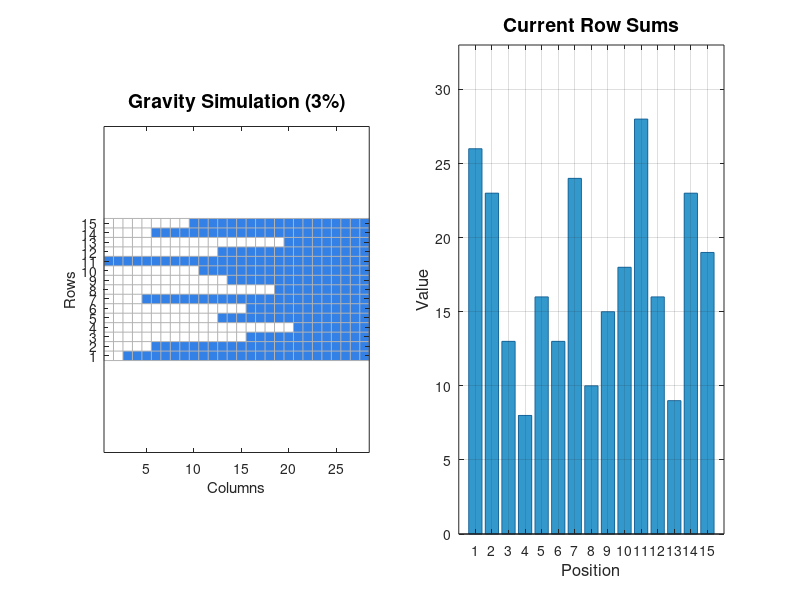

Reproduce this figure in MATLAB. (Note: this script raises an error after producing the figure.)
% Gravity Sort with Smooth Animation
% This version animates the beads falling through gravity

function gravitysort_animated()
    % Parameters
    n       = 15;                               % Number of integers
    r       = 30;                               % Range of integers

    rng default                                 % Default random number generator

    data    = randi(r, 1, n);                   % Random data generation

    fprintf('Animated Gravity Sort\n');
    fprintf('=====================\n');
    fprintf('Input data: ');
    disp(data);
    fprintf('\n');

    % Run gravity sort with animation
    sorted = gravity_sort_animated(data);

    fprintf('\nSorted data: ');
    disp(sorted);
    fprintf('\nVerification: ');
    if isequal(sorted, sort(data))
        fprintf('✓ Correctly sorted!\n');
    else
        fprintf('✗ Sort failed!\n');
    end
end

function sorted = gravity_sort_animated(data)
    maxVal = max(data);
    dataLen = length(data);

    % Build initial bead matrix
    totalElements = sum(data);
    rowIdx = zeros(1, totalElements);
    colIdx = zeros(1, totalElements);

    idx = 1;
    for i = 1 : dataLen
        numCols = data(i);
        if numCols > 0
            cols = (maxVal - numCols + 1) : maxVal;
            rowIdx(idx:idx+numCols-1) = i;
            colIdx(idx:idx+numCols-1) = cols;
            idx = idx + numCols;
        end
    end

    s = sparse(rowIdx, colIdx, 1, dataLen, maxVal);
    initial_matrix = full(s);

    % Calculate final positions after gravity
    colSums = full(sum(s, 1));
    nonZeroCols = find(colSums > 0);
    numNonZero = length(nonZeroCols);
    totalElements2 = sum(colSums(nonZeroCols));
    rowIdx2 = zeros(1, totalElements2);
    colIdx2 = zeros(1, totalElements2);

    idx = 1;
    for j = 1 : numNonZero
        i = nonZeroCols(j);
        numRows = colSums(i);
        rows = (dataLen - numRows + 1) : dataLen;
        rowIdx2(idx:idx+numRows-1) = rows;
        colIdx2(idx:idx+numRows-1) = i;
        idx = idx + numRows;
    end

    s_final = sparse(rowIdx2, colIdx2, 1, dataLen, maxVal);
    final_matrix = full(s_final);

    % Create figure for animation
    fig = figure('Name', 'Animated Gravity Sort', 'Position', [100, 100, 1400, 700]);

    % Animate the gravity process column by column
    num_frames = 30;

    for frame = 1:num_frames
        t = frame / num_frames;  % Progress from 0 to 1

        % Interpolate between initial and final states
        current_matrix = animate_gravity(initial_matrix, final_matrix, t);

        clf;

        % Left panel: Bead visualization
        subplot(1, 2, 1);
        visualize_beads_animated(current_matrix, sprintf('Gravity Simulation (%.0f%%)', t*100));

        % Right panel: Bar chart showing current row sums
        subplot(1, 2, 2);
        current_sums = sum(current_matrix, 2)';
        bar(current_sums, 'FaceColor', [0.2 0.6 0.8], 'EdgeColor', [0.1 0.4 0.6]);
        xlabel('Position', 'FontSize', 12);
        ylabel('Value', 'FontSize', 12);
        title('Current Row Sums', 'FontSize', 14, 'FontWeight', 'bold');
        ylim([0, maxVal + 5]);
        grid on;

        % Overall title
        sgtitle('Gravity Sort Animation: Watch the Beads Fall!', 'FontSize', 16, 'FontWeight', 'bold');

        drawnow;
        pause(0.05);  % Adjust speed of animation
    end

    % Final display
    clf;
    subplot(1, 2, 1);
    visualize_beads_animated(final_matrix, 'Final State');

    subplot(1, 2, 2);
    sorted = sum(final_matrix, 2)';
    bar(sorted, 'FaceColor', [0.2 0.8 0.4], 'EdgeColor', [0.1 0.6 0.3]);
    xlabel('Position', 'FontSize', 12);
    ylabel('Value', 'FontSize', 12);
    title('✓ Sorted Output', 'FontSize', 14, 'FontWeight', 'bold');
    ylim([0, maxVal + 5]);
    grid on;

    sgtitle('Gravity Sort Complete!', 'FontSize', 16, 'FontWeight', 'bold');
end

function interpolated = animate_gravity(initial, final, t)
    % Animate beads falling using easing function
    % t goes from 0 to 1

    % Use ease-in-out for smooth motion
    t_eased = ease_in_out(t);

    [rows, cols] = size(initial);
    interpolated = zeros(rows, cols);

    % For each column, animate beads falling to their final positions
    for col = 1:cols
        initial_col = initial(:, col);
        final_col = final(:, col);

        % Find positions of beads in initial and final states
        initial_beads = find(initial_col);
        final_beads = find(final_col);

        if length(initial_beads) == length(final_beads)
            % Interpolate bead positions
            for b = 1:length(initial_beads)
                start_row = initial_beads(b);
                end_row = final_beads(b);

                % Calculate current position with easing
                current_row = round(start_row + (end_row - start_row) * t_eased);
                interpolated(current_row, col) = 1;
            end
        end
    end
end

function y = ease_in_out(t)
    % Smooth easing function for animation
    if t < 0.5
        y = 2 * t * t;
    else
        y = 1 - 2 * (1 - t) * (1 - t);
    end
end

function visualize_beads_animated(matrix, titleStr)
    % Visualize the bead matrix with enhanced graphics
    [rows, cols] = size(matrix);

    % Limit visualization size for readability
    maxCols = min(cols, 100);
    matrix = matrix(:, end-maxCols+1:end);

    % Create colored visualization
    img = ones(rows, maxCols, 3);  % RGB image

    for i = 1:rows
        for j = 1:maxCols
            if matrix(i, j) == 1
                % Blue beads
                img(i, j, :) = [0.2, 0.5, 0.9];
            end
        end
    end

    imagesc(img);
    axis equal tight;

    % Add grid lines
    hold on;
    for i = 0.5:1:rows+0.5
        plot([0.5, maxCols+0.5], [i, i], 'Color', [0.7 0.7 0.7], 'LineWidth', 0.5);
    end
    for j = 0.5:1:maxCols+0.5
        plot([j, j], [0.5, rows+0.5], 'Color', [0.7 0.7 0.7], 'LineWidth', 0.5);
    end
    hold off;

    xlabel('Columns', 'FontSize', 11);
    ylabel('Rows', 'FontSize', 11);
    title(titleStr, 'FontSize', 14, 'FontWeight', 'bold');

    if rows <= 20
        yticks(1:rows);
    end

    set(gca, 'YDir', 'normal');
end
